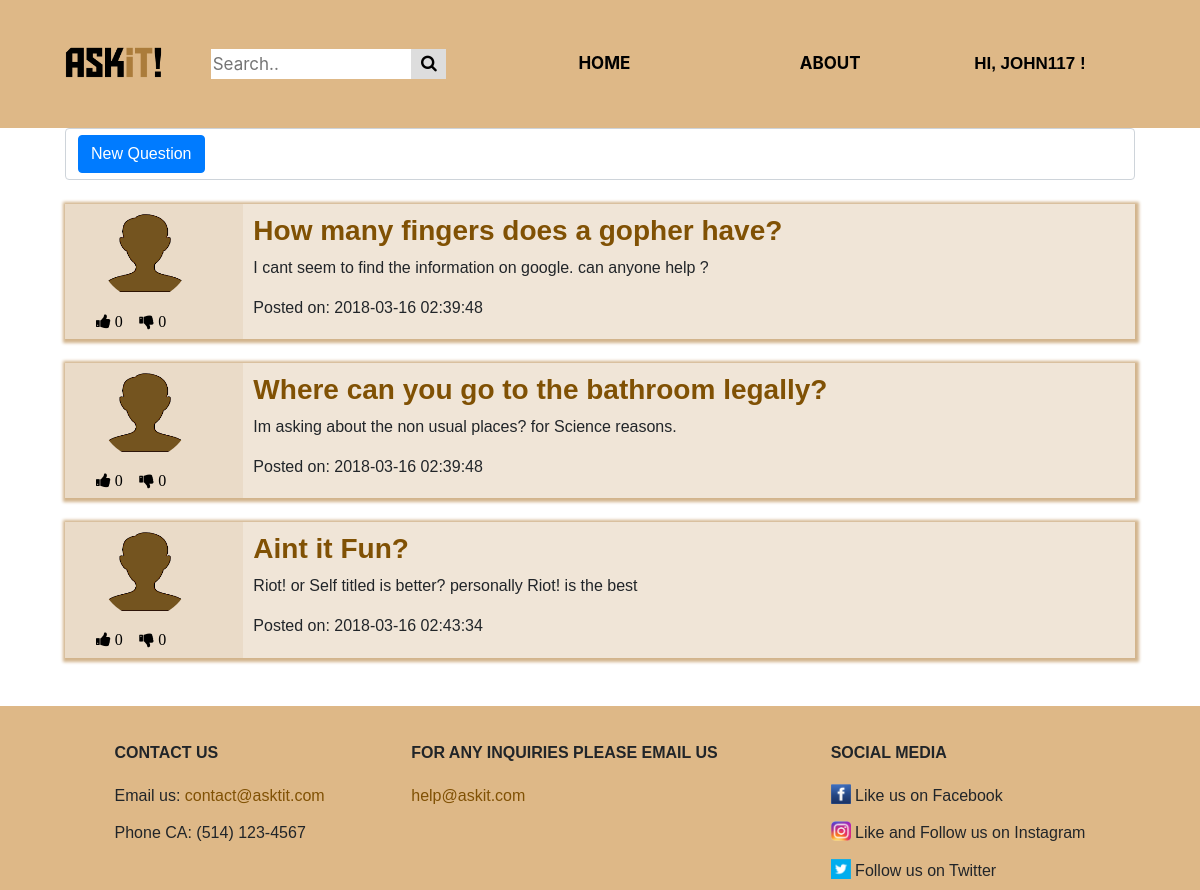
The app's page /home_page/myquestions.php (signed in) with its own data.
### tables this page shows
CREATE TABLE IF NOT EXISTS `questions` (
  `id` int(11) NOT NULL AUTO_INCREMENT,
  `account_id` int(11) DEFAULT NULL,
  `header` varchar(100) NOT NULL DEFAULT 'Ain''t it Fun',
  `content` varchar(500) NOT NULL DEFAULT 'Brick by Boring Brick',
  `date` timestamp NOT NULL DEFAULT CURRENT_TIMESTAMP,
  `upvotes` mediumint(8) UNSIGNED NOT NULL DEFAULT '0',
  `downvotes` mediumint(8) UNSIGNED NOT NULL DEFAULT '0',
  `tags` varchar(100) NOT NULL DEFAULT 'noob',
  PRIMARY KEY (`id`),
  KEY `fk_questions_account_id` (`account_id`)
);

### private/models/Account.php (called while the page is built, shortened)
<?php
	class Account{
		var $id;
		function __construct($id = 0, $username = 'username', $password = 'password', $name = 'default name', $last_name = 'last name', $gender = 'other', $security_one = 'default',
			$security_two = 'default 2', $answer_one = 'answer one', $answer_two = 'answer two', $bio = 'my bio', $profession = 'profession', $pin = '0000', $profile_picture_path = '../img/avatar2.png'){
			$this->id = $id;
		}
		function getId(){
			return $this->id;
		}
		function setId($new_id){
			$this->id = $new_id;
		}
	}
?>

### private/controllers/question_controller.php (called while the page is built, shortened)
<?php
include_once '..\..\private\models\Question.php';
include_once '..\..\private\models\Account.php';
$config = parse_ini_file('..\..\..\UA1-SO\config.ini');
$servername = $config['servername'];
$username = $config['username'];
$password = $config['password'];
$dbname = $config['dbname'];
$log = new Logging();
	function getQuestionsByAccount($account){
		global $servername, $username, $password, $dbname, $log;
        $questionArray = [];
		try{
			$pdo = new PDO("mysql:host=$servername;dbname=$dbname", $username, $password);
			$stmt = $pdo -> prepare("SELECT id, account_id, header, content, date, upvotes, downvotes, tags FROM questions WHERE account_id = :account_id;");
			$accountID=$account->getId();
			$stmt -> bindParam(':account_id',$accountID );
			$stmt -> execute();
			while($result = $stmt -> fetch()){
                $q = new Question();
				$q->setId($result[0]);
                $q->setAccountId($result[1]);
                $q->setHeader($result[2]);
                $q->setContent($result[3]);
                $q->setDate($result[4]);
                $q->setUpvotes($result[5]);
                $q->setDownvotes($result[6]);
                $q->setTags($result[7]);
                $questionArray[] = $q;
			}
		}
		catch(PDOException $e){
			$log->lwrite($e -> getMessage());
		}
		finally{
			unset($pdo);
		}
		return $questionArray;
    }
?>

### private/models/Vote.php (called while the page is built, shortened)
<?php
class Vote{
	public static function getClass($vote){
		return null;
	}
}

### private/models/Question.php (called while the page is built, shortened)
<?php
	class Question{
		var $id;
		var $header;
		var $content;
		var $date;
		var $upvotes;
		var $downvotes;
		function __construct($id = 0, $account_id = null, $header = 'header', $content = 'content', $date = '2018-01-01 01:00:00.0', $upvotes = 0, $downvotes = 0, $tags = []) {
			$this->id = $id;
			$this->header = $header;
			$this->content = $content;
			$this->date = $date;
			$this->upvotes = $upvotes;
			$this->downvotes = $downvotes;
		}
		function getId(){
			return $this->id;
		}
		function getHeader(){
			return $this->header;
		}
		function getContent(){
			return $this->content;
		}
		function getDate(){
			return $this->date;
		}
		function getUpvotes(){
			return $this->upvotes;
		}
		function getDownvotes(){
			return $this->downvotes;
		}
		function setId($new_id){
			$this->id = $new_id;
		}
		function setContent($new_content){
			$this->content = $new_content;
		}
		function setDate($new_date){
			$this->date = $new_date;
		}
		function setUpvotes($new_upvotes){
			$this->upvotes = $new_upvotes;
		}
		function setDownvotes($new_downvotes){
			$this->downvotes = $new_downvotes;
		}
		function setHeader($new_header){
			$this->header=$new_header;
		}
	}
?>

### public_html/home_page/myquestions.php (the view, shortened to what this page needs)
<?php
  require "../../private/models/Vote.php";
  if($_SERVER["REQUEST_METHOD"] == "POST"){
    $log->lwrite("POST METHOD. for newQuestion.php");
  }
  else if($_SERVER["REQUEST_METHOD"] == "GET"){
    include('header.php');
    include_once('..\..\private\controllers\question_controller.php');
    include_once('..\..\private\models\Account.php');
    echo "<link rel='stylesheet' type='text/css' href='../css/homepage.css'>";
    if( !isset($_SESSION['username']) || !isset($_SESSION['userid'])){
      $log->lwrite("User is not logged in. @myquestions.php");
      echo "<main><div class='alert alert-warning margins'>
        <h2><strong>Warning!</h2></strong><h2>You are not logged in</h2><h2>Please login to ask a question and/or view your questions</h2>
        <h2>Thank you</h2>
        </div></main>";
    }
    else {
      $votes=[];
      echo "<main>
      <form>
        <div class='container'  ng-app='myApp' ng-controller='mainCtrl'>
          <div class='form-control space'>
          <button type='button' class='btn btn-primary btn-md' onclick=" . '"location.href=' . "'newQuestion.php';" . '"'. "/>New Question</button>
          </div>
        </div>
      </form>";
      echo "<br>
            <div class='container'>";
      $id = $_SESSION['userid'];
      $account = new Account();
      $account->setId($id);
      $rows = getQuestionsByAccount($account);
      foreach ($rows as $info) {
        $vote=getVote($votes,$info->getId());
        if($info->getId()==$vote['ref_id']){
          $vote_class=Vote::getClass($vote);
        }else{
          $vote_class=Vote::getClass(false);
        }
        echo "
          <div class='form-group row questionBlock'>
            <div class='col-md-2 '>";
              $file_path = "";
              if(!file_exists($file_path)) {
              $file_path = "..\img\avatar2.png";
              };
          echo "<div class='col-md-10'><img class='circle_img' src=".$file_path."></div>";
          echo "
            <div class='details vote_btns ".$vote_class."'>
              <form action='..\..\private\models\Like.php?ref=questions&ref_id=".$info->getId()."&vote=1&page=myquestions.php' method='POST'>
                <button type='submit' class='vote_btn vote_like'><i class='fa fa-thumbs-up'> ". $info->getUpvotes() . "</i></button>
              </form>
              <form action='..\..\private\models\Like.php?ref=questions&ref_id=".$info->getId()."&vote=-1&page=myquestions.php' method='POST'>
                <button type='submit' class='vote_btn vote_dislike'><i class='fa fa-thumbs-down'> ". $info->getDownvotes() . "</i></button>
                </form>
             </div>
            </div>
            <div class='col-md-10 question'>
              <div>
                <a href='questionThreadPage.php?questionid=".$info->getId()."'>
                <h3><strong>" . $info->getHeader() . "</strong></h3></a>
              </div>
              <p>" . $info->getContent() . "
              </p>
              <span class = 'time'>Posted on: " . $info->getDate() . "</span>
            </div>
          </div><br>";
      }
      echo '</div></main>';
    }
  }
  function getVote($votes,$info_id){
      return false;
    }
  include("footer.php");
?>

### public_html/css/header.css (style rules this page uses)
.container { position: relative; max-width: 1100px; font-family: helvetica, sans-serif; }
.container img { float: left; }
html, body { height: 100%; }

### public_html/css/homepage.css (style rules this page uses)
.questionBlock { background-color: #eadbc8; display: flex; flex-direction: row; justify-content: space-between; max-width: 1100px; margin: auto; -webkit-box-shadow: 1px 1px 3px 3px #D2B48C; box-shadow: 1px 1px 3px 3px #D2B48C; }
.details { height: auto; order: 1; align-self: center; padding: 10px; }
.question { order: 2; width: 90%; background-color: #F0E5D7; padding:10px; }
.vote_btns { float:left; padding-top: 3.2%; padding-bottom: 3%; }
.vote_btns form { display: inline-block; }
.vote_btn { border: none; cursor:pointer; background: transparent; }
.circle_img { width:100px; height:100px; border-radius: 50%; padding: 5%; }

### public_html/css/footer.css (style rules this page uses)
body { margin:0; padding:0; height:100%; }
.container { min-height:100%; font-family: helvetica, sans-serif; }
html, body { height: 100%; }
main { min-height: 57%; }
a { color: #805104; }

### records on screen
questions: upvotes "0", downvotes "0", header "How many fingers does a gopher have?", content "I cant seem to find the information on google. can anyone help ?", date "2018-03-16 02:39:48"
questions: upvotes "0", downvotes "0", header "Where can you go to the bathroom legally?", content "Im asking about the non usual places? for Science reasons.", date "2018-03-16 02:39:48"
questions: upvotes "0", downvotes "0", header "Aint it Fun?", content "Riot! or Self titled is better? personally Riot! is the best", date "2018-03-16 02:43:34"

### other values on screen
$_SESSION['username'] "JOHN117"
